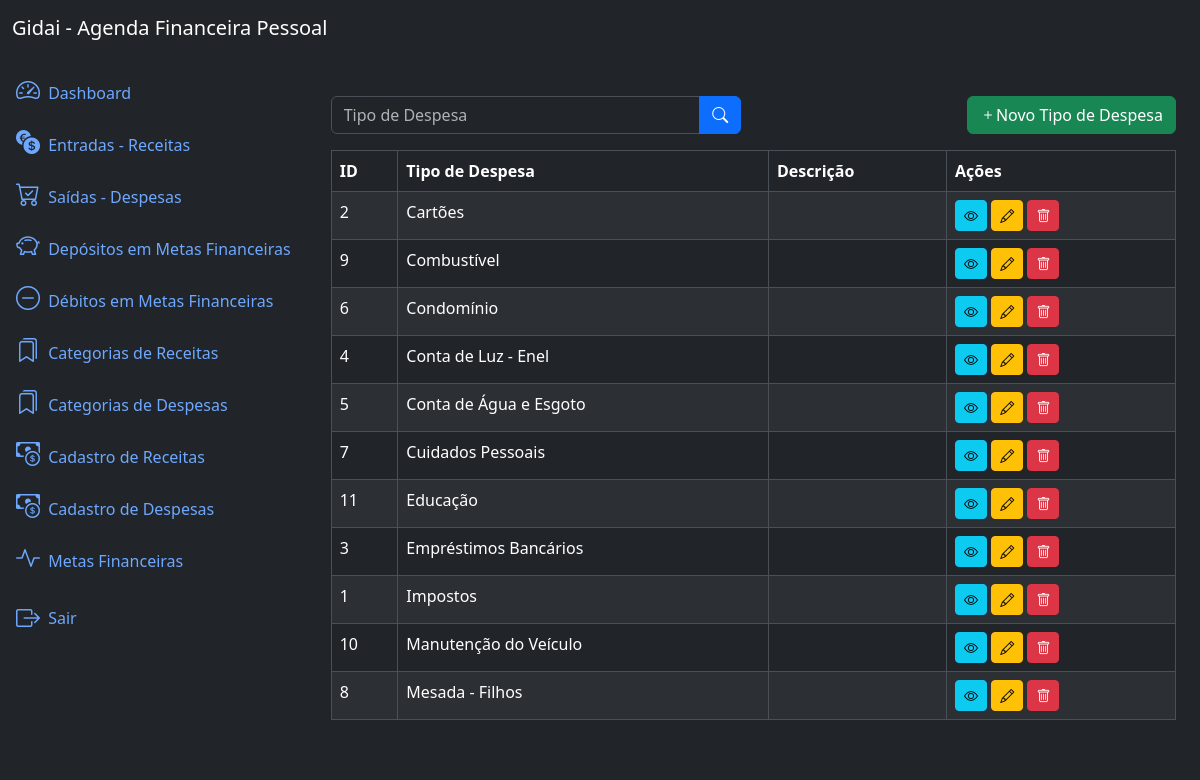
The page /kindexpense/list/ (signed in) on the database as committed earlier.
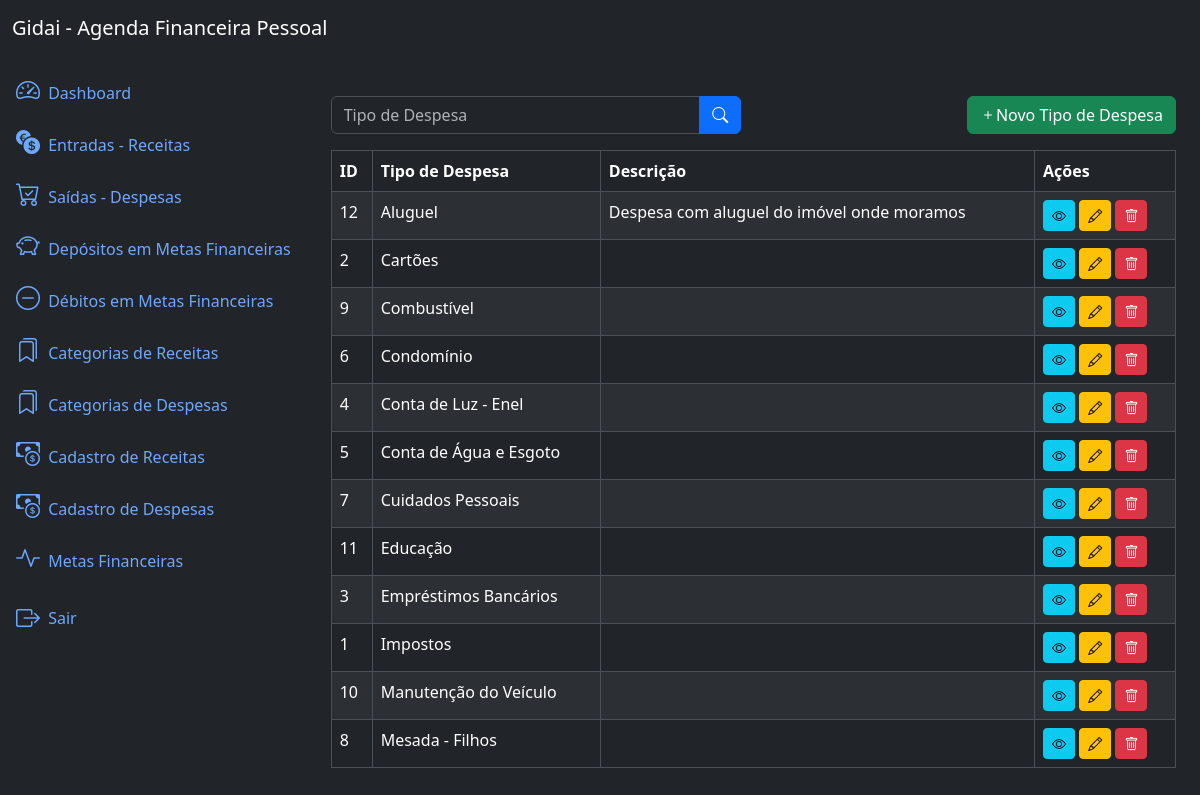
The same page on the database as committed later.
### kindexpenses/models.py (models this page shows, shortened)
class KindExpense(models.Model):
    name = models.CharField(max_length=100)
    description = models.TextField(blank=True, null=True)
    class Meta:
        ordering = ['name']

### kindexpenses/views.py (the view)
# urls.py: path('kindexpense/list/', views.KindExpenseListView.as_view(), name='kindexpense_list'), # a utilização do name aqui, serve por exemplo para ser usada no HTML no método de busca
class KindExpenseListView(LoginRequiredMixin, ListView):
    model = models.KindExpense
    template_name = 'kindexpense_list.html'
    context_object_name ='kindexpenses'
    paginate_by = 15
    def get_queryset(self):
        queryset = super().get_queryset()
        name = self.request.GET.get('name')
        if name:
            queryset = queryset.filter(name__icontains=name)
        return queryset

### kindexpenses/templates/kindexpense_list.html (shortened to what this page needs)
{% extends 'base.html'  %}
{% block content %}
<div class="row mb-3">
    <div class="col-md-6">
        <form method="get" action="{% url 'kindexpense_list' %}">
            <div class="input-group">
                <input type="text" class="form-control" name="name" placeholder="Tipo de Despesa" value="{{ request.GET.name}}">
                <button type="submit" class="btn btn-primary">
                    <i class="bi bi-search"></i>
                </button>
            </div>
        </form>
    </div>
    <div class="col-md-6">
        <a href="{% url 'kindexpense_create' %}" class="btn btn-success float-end">
            <i class="bi bi-plus"></i>Novo Tipo de Despesa
        </a>
    </div>
</div>
<div class="table-responsive">
    <table class="table table-striped table-bordered">
        <thead class="thead-dark">
            <tr>
                <th>ID</th>
                <th>Tipo de Despesa</th>
                <th>Descrição</th>
                <th>Ações</th>
            </tr>
        </thead>
        <tbody>
            {% for kindexpense in kindexpenses %}
                <tr>
                    <td> {{ kindexpense.id }} </td>
                    <td> {{ kindexpense.name }} </td>
                    <td> {{ kindexpense.description }} </td>
                    <td>
                        <a href="{% url 'kindexpense_detail' kindexpense.id %}" class="btn btn-info btn-sm">
                            <i class="bi bi-eye"></i>
                        </a>
                        <a href="{% url 'kindexpense_update' kindexpense.id %}" class="btn btn-warning btn-sm">
                            <i class="bi bi-pencil"></i>
                        </a>
                        <a href="{% url 'kindexpense_delete' kindexpense.id %}" class="btn btn-danger btn-sm">
                            <i class="bi bi-trash"></i>
                        </a>
                    </td>
                </tr>
            {% endfor %}
        </tbody>
    </table>
</div>
{% endblock %}

Rows that differ between the two databases and show on the page:
added KindExpense: id "12", name "Aluguel", description "Despesa com aluguel do imóvel onde moramos"
